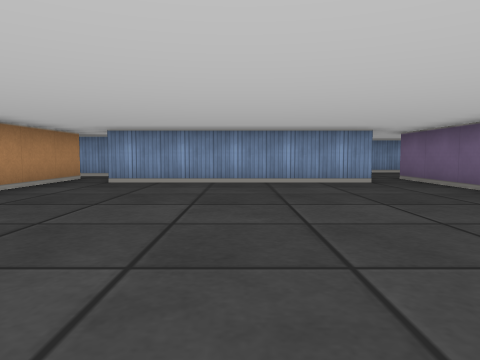
view 1 (above)

16 first-person views from a walk through a cub3D level. The camera is about half as high as the walls, tilts 4° down and sees 70° across. The floor is counted in squares. Each view is taken from the middle of a square. On the plan, view 1 faces up. The plan holds only what a view shows up to about 9 squares ahead; the rest is blank.

view 2
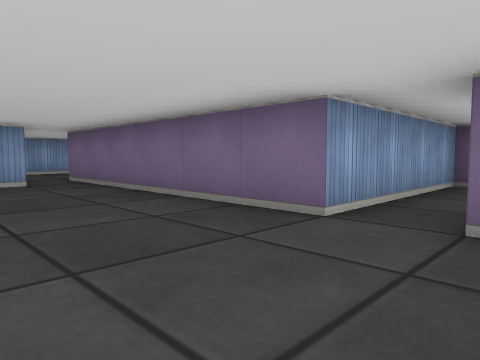

view 3
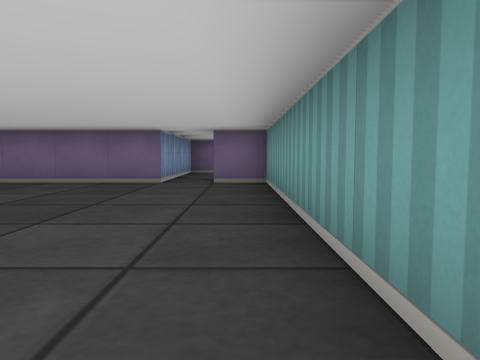

view 4
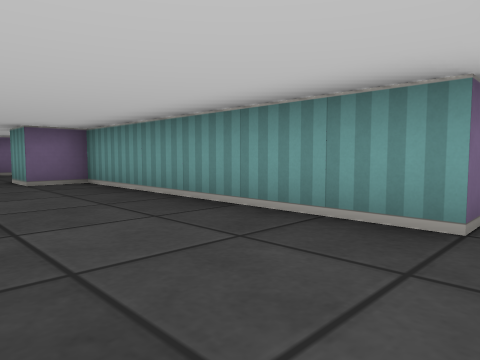

view 5
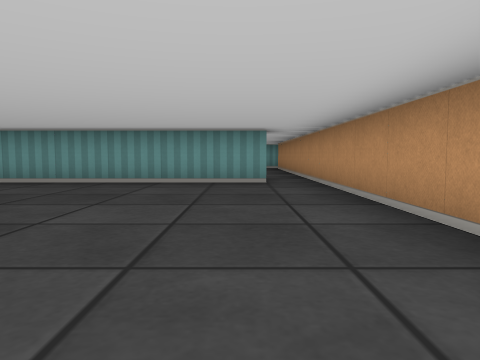

view 6
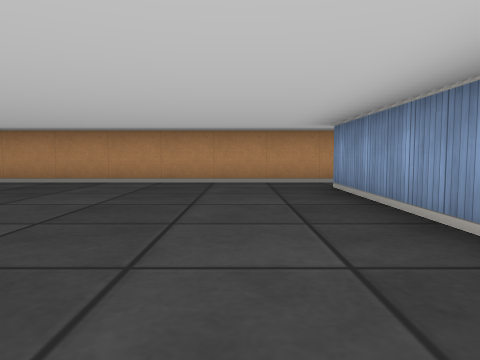

view 7
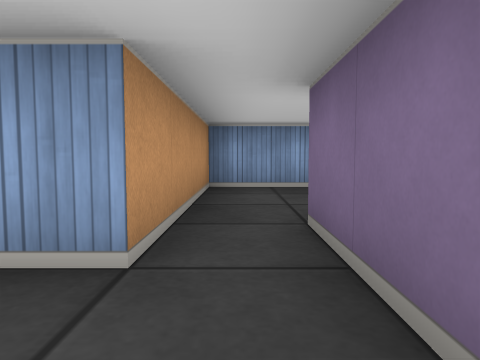

view 8
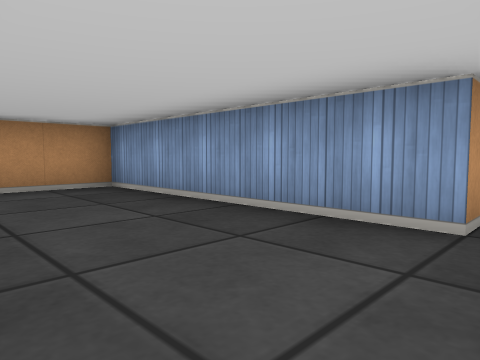

view 9
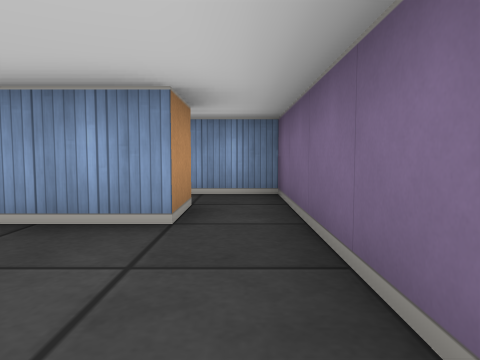

view 10
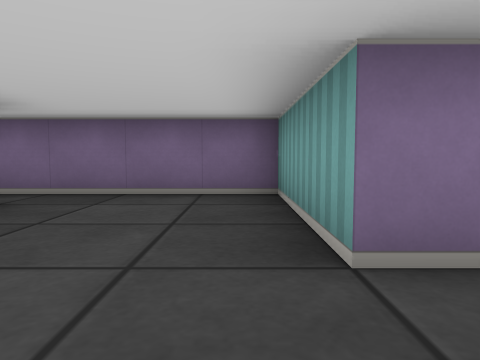

view 11
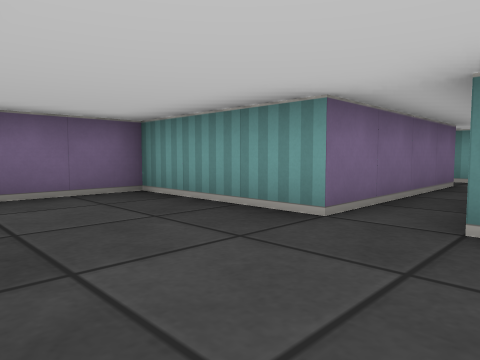

view 12
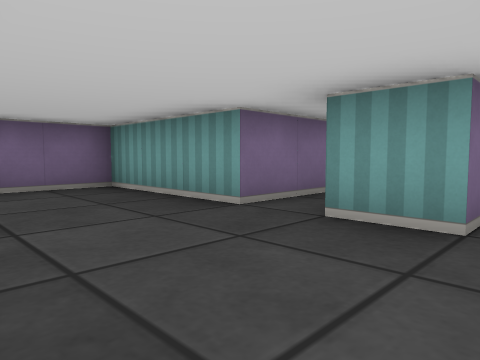

view 13
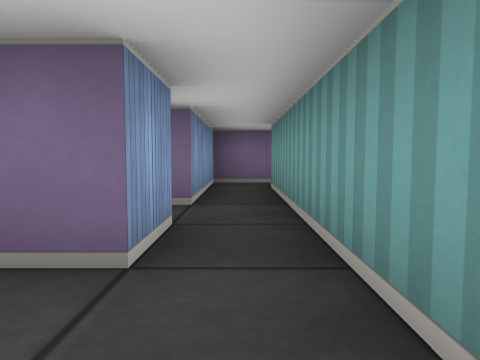

view 14
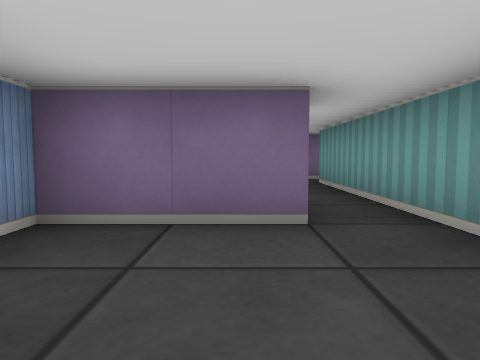

view 15
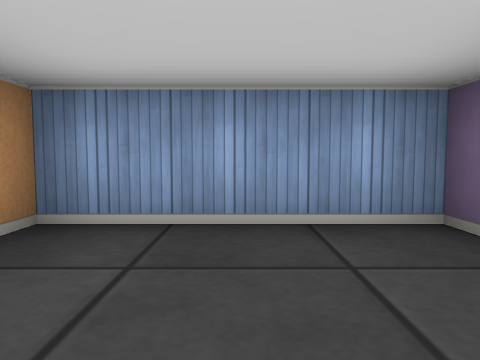

view 16
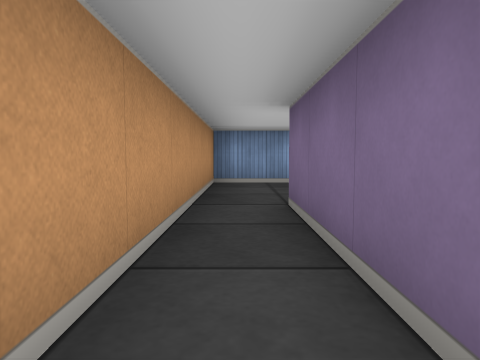

### Floor plan
Ten units are one square. View 1 is at (0, 0); x grows to the right and y downward. Boxes are objects, and circles mark ways between rooms. Rooms are numbered by the first view taken in them; rooms with no view inside come last. Other rooms are left out.
<svg viewBox="-40 -150 130 171">
<path fill="none" stroke="#000" d="M25 -65 -25 -65M-25 10 -25 5 35 5 35 -5 45 -5M45 -15 35 -15 35 -65M-35 -65 -35 16M35 -65 35 -75 45 -75M75 -105 25 -105 25 -65M55 -35 55 -75 85 -75 85 -105M26 -115 46 -115M45 -125 35 -125 35 -145 5 -145 5 -86M15 -86 15 -115M46 -115 75 -115M75 -125 55 -125M75 -115 75 -105M85 -105 85 -125 75 -125"/>
<circle cx="30" cy="-70" r="3" fill="#2a7"/>
<circle cx="80" cy="-110" r="3" fill="#2a7"/>
<circle cx="40" cy="-120" r="3" fill="#2a7"/>
<circle cx="65" cy="-120" r="3" fill="#2a7"/>
<text x="0" y="-30">1</text>
<text x="50" y="-80">2</text>
<text x="20" y="-120">3</text>
<text x="60" y="-120">4</text>
<text x="80" y="-120">5</text>
</svg>
Room 1 opens to room 2. Room 2 opens to room 5. Room 3 opens to room 4. Room 4 opens to room 5.

Where each view was taken, in squares from view 1:
view 1: 0 up, 0 right, facing up
view 2: 0 up, 1 right, facing up-right
view 3: 0 up, 3 left, facing right
view 4: 2 up, 3 left, facing down-right
view 5: 6 up, 2 left, facing down
view 6: 5 up, 3 right, facing left
view 7: 5 up, 3 right, facing up
view 8: 8 up, 8 right, facing up-left
view 9: 8 up, 8 right, facing up
view 10: 8 up, 4 right, facing right
view 11: 10 up, 4 right, facing down-right
view 12: 10 up, 3 right, facing down-right
view 13: 12 up, 2 right, facing right
view 14: 13 up, 1 right, facing right
view 15: 12 up, 2 right, facing up
view 16: 8 up, 1 right, facing up
